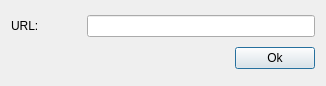
<?xml version="1.0" encoding="UTF-8"?>
<ui version="4.0">
 <class>Dialog</class>
 <widget class="QDialog" name="Dialog">
  <property name="geometry">
   <rect>
    <x>0</x>
    <y>0</y>
    <width>326</width>
    <height>86</height>
   </rect>
  </property>
  <property name="windowTitle">
   <string>Adicionar Servidor Fme</string>
  </property>
  <layout class="QGridLayout" name="gridLayout">
   <item row="1" column="1">
    <widget class="QPushButton" name="okBtn">
     <property name="text">
      <string>Ok</string>
     </property>
    </widget>
   </item>
   <item row="0" column="0" colspan="2">
    <layout class="QHBoxLayout" name="horizontalLayout_5">
     <item>
      <widget class="QLabel" name="label_5">
       <property name="sizePolicy">
        <sizepolicy hsizetype="Minimum" vsizetype="Preferred">
         <horstretch>0</horstretch>
         <verstretch>0</verstretch>
        </sizepolicy>
       </property>
       <property name="minimumSize">
        <size>
         <width>70</width>
         <height>0</height>
        </size>
       </property>
       <property name="text">
        <string>URL:</string>
       </property>
      </widget>
     </item>
     <item>
      <widget class="QLineEdit" name="urlLe"/>
     </item>
    </layout>
   </item>
   <item row="1" column="0">
    <spacer name="horizontalSpacer">
     <property name="orientation">
      <enum>Qt::Horizontal</enum>
     </property>
     <property name="sizeHint" stdset="0">
      <size>
       <width>343</width>
       <height>20</height>
      </size>
     </property>
    </spacer>
   </item>
  </layout>
 </widget>
 <tabstops>
  <tabstop>urlLe</tabstop>
  <tabstop>okBtn</tabstop>
 </tabstops>
 <resources/>
 <connections/>
</ui>
